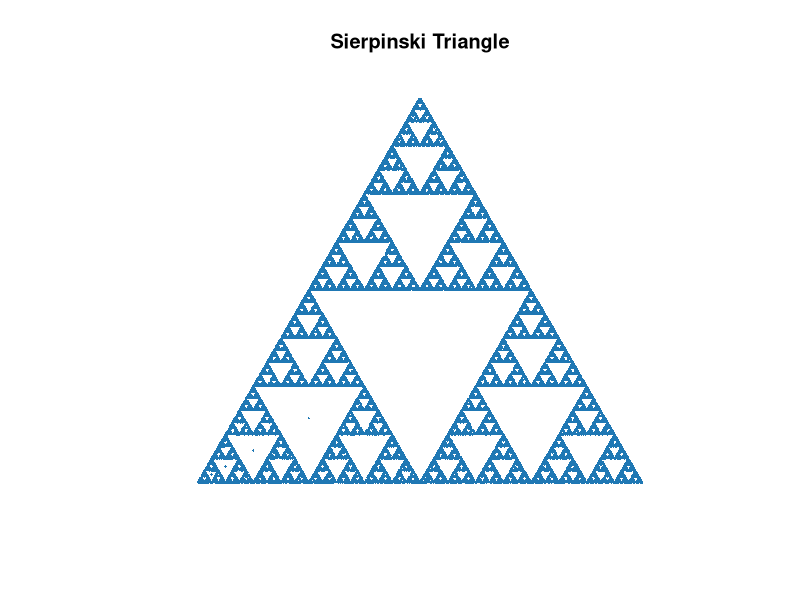

Here is the R script that generated this plot:
# Run this file in VS Code:
# Click the Run Source (play) button in the editor toolbar to run the whole file.
# If needed, open the Command Palette (Ctrl+Shift+P) and choose "R: Create R Terminal".
# Or run source("sierpinski.R") in the R terminal from this folder.
# The script draws a Sierpinski triangle using base R (no extra packages needed).

set.seed(42)

vertices <- rbind(
  c(0, 0),
  c(1, 0),
  c(0.5, sqrt(3) / 2)
)

iterations <- 50000L
coords <- matrix(0, nrow = iterations, ncol = 2)
current <- c(0.5, sqrt(3) / 6)

for (i in seq_len(iterations)) {
  vertex <- vertices[sample.int(nrow(vertices), 1L), ]
  current <- (current + vertex) / 2
  coords[i, ] <- current
}

plot(
  coords[, 1],
  coords[, 2],
  pch = 16,
  cex = 0.3,
  col = "#1f78b4",
  asp = 1,
  axes = FALSE,
  xlab = "",
  ylab = "",
  main = "Sierpinski Triangle",
  xlim = c(0, 1),
  ylim = c(0, sqrt(3) / 2)
)
